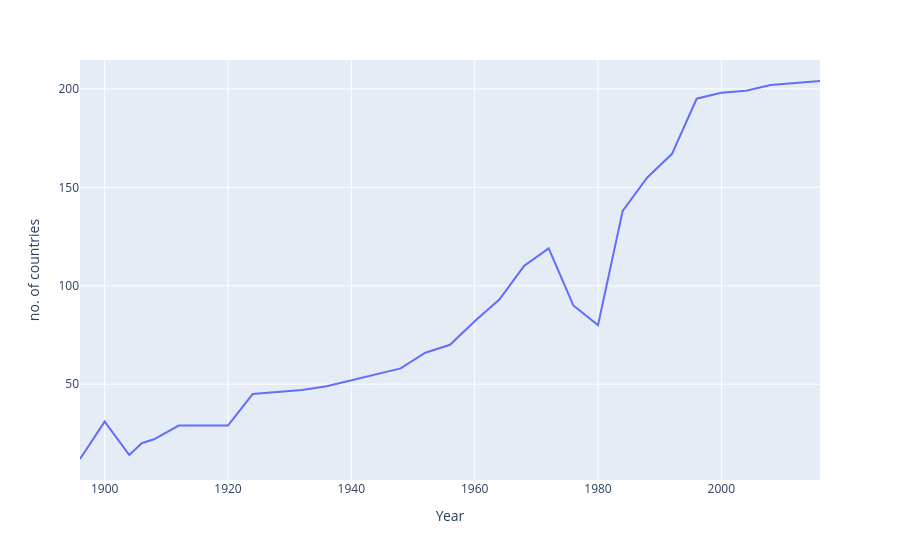

Notebook cell for this chart:
### Code cell
fig

### Figure 1 — Plotly figure (JSON) as saved in the notebook; plotly's stock layout.template omitted (floating-point values rounded to 4 significant figures)
{"data": [{"hovertemplate": "Year=%{x}<br>no. of countries=%{y}<extra></extra>", "legendgroup": "", "line": {"color": "#636efa", "dash": "solid"}, "marker": {"symbol": "circle"}, "mode": "lines", "name": "", "orientation": "v", "showlegend": false, "type": "scatter", "x": [1896, 1900, 1904, 1906, 1908, 1912, 1920, 1924, 1928, 1932, 1936, 1948, 1952, 1956, 1960, 1964, 1968, 1972, 1976, 1980, 1984, 1988, 1992, 1996, 2000, 2004, 2008, 2012, 2016], "xaxis": "x", "y": [12, 31, 14, 20, 22, 29, 29, 45, 46, 47, 49, 58, 66, 70, 82, 93, 110, 119, 90, 80, 138, 155, 167, 195, 198, 199, 202, 203, 204], "yaxis": "y"}], "layout": {"legend": {"tracegroupgap": 0}, "margin": {"t": 60}, "xaxis": {"anchor": "y", "domain": [0, 1], "title": {"text": "Year"}}, "yaxis": {"anchor": "x", "domain": [0, 1], "title": {"text": "no. of countries"}}}}
